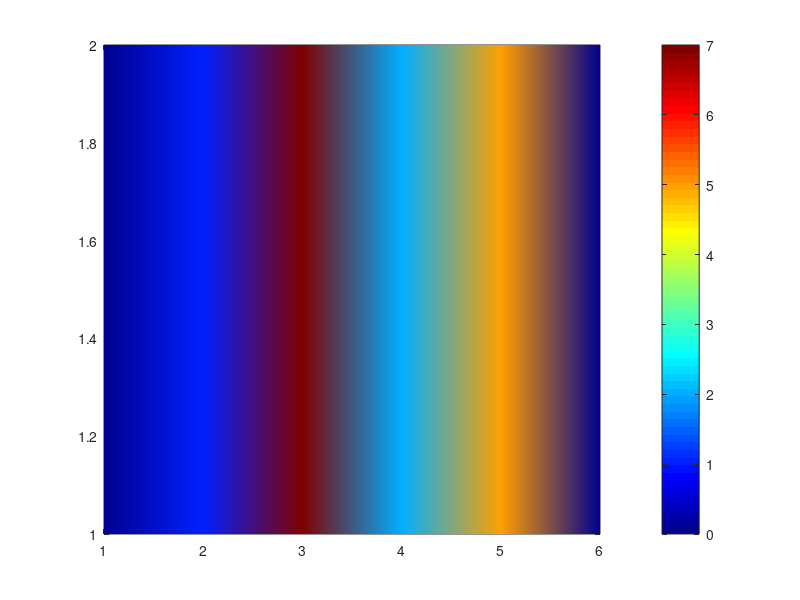

The MATLAB source for this figure:
% Jacob Krol
% Collatz Intermediate Value Count PColor Graph (Hotspots)
clc

max = input('Max Value:');
currentval = 1;
steps = 0;

while(currentval < max)
    currentval = currentval+1;
    pos = 0;
    movingval = currentval;
    while(movingval > 1)
        if(mod(movingval,2)==0)
            movingval = movingval/2;
        else
            movingval = 3*movingval+1;
        end
        pos = pos + 1;
    end
    steps = [steps pos];
end

result = [steps 0];
result(2,:) = result;

pcolor(result)
shading interp
colormap jet
colorbar